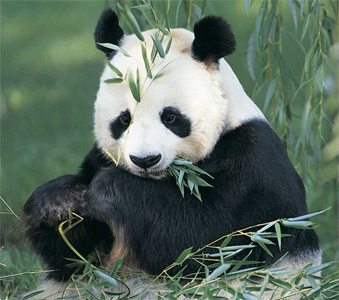
#> input picture images/panda.jpg, 339 x 300 px
$ python Ch2.py
#> lines starting #> are read from the running program, lines starting #| are printed output that depends on the picture
import numpy
import cv2

panda_image = cv2.imread("./images/panda.jpg")
#> panda_image is the input picture: shape (300, 339, 3); mean B, G, R 94.9, 107.7, 90.1
panda_gray_image = cv2.cvtColor(panda_image, cv2.COLOR_BGR2GRAY)
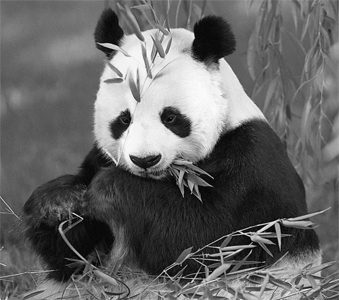
#> panda_gray_image: shape (300, 339); min 0, max 252, mean 101
cv2.imshow("Gray panda", panda_gray_image)
cv2.waitKey(0)
cv2.destroyAllWindows()
